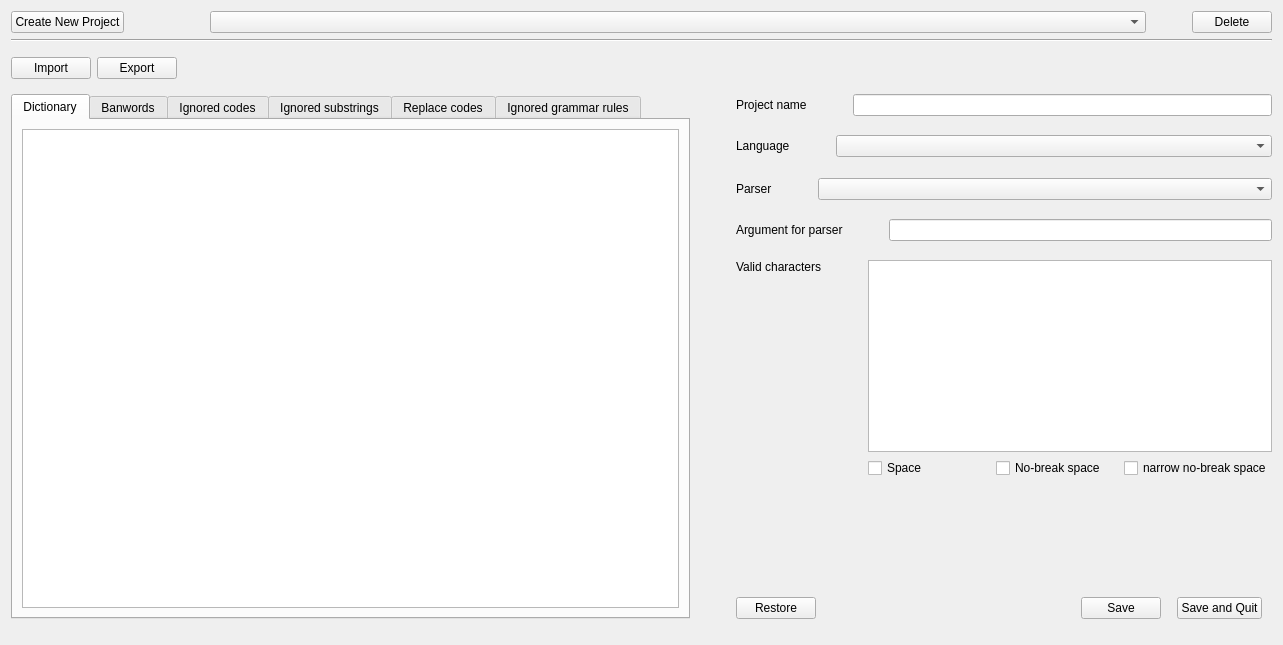
<?xml version="1.0" encoding="UTF-8"?>
<ui version="4.0">
 <class>Dialog_projectManagerView</class>
 <widget class="QDialog" name="Dialog_projectManagerView">
  <property name="geometry">
   <rect>
    <x>0</x>
    <y>0</y>
    <width>1283</width>
    <height>645</height>
   </rect>
  </property>
  <property name="windowTitle">
   <string>Manage Projects</string>
  </property>
  <property name="windowIcon">
   <iconset resource="../resources.qrc">
    <normaloff>:/resources/RawTextCheck.ico</normaloff>:/resources/RawTextCheck.ico</iconset>
  </property>
  <layout class="QGridLayout" name="gridLayout_6">
   <item row="0" column="0">
    <layout class="QVBoxLayout" name="verticalLayout" stretch="0,0,0,1,0">
     <item>
      <layout class="QHBoxLayout" name="horizontalLayout_project" stretch="0,0,0,5,0,0">
       <item>
        <widget class="QPushButton" name="pushButton_createProject">
         <property name="text">
          <string>Create New Project</string>
         </property>
         <property name="autoDefault">
          <bool>false</bool>
         </property>
        </widget>
       </item>
       <item>
        <spacer name="horizontalSpacer_project_1">
         <property name="orientation">
          <enum>Qt::Horizontal</enum>
         </property>
         <property name="sizeHint" stdset="0">
          <size>
           <width>40</width>
           <height>20</height>
          </size>
         </property>
        </spacer>
       </item>
       <item>
        <spacer name="horizontalSpacer_project_2">
         <property name="orientation">
          <enum>Qt::Horizontal</enum>
         </property>
         <property name="sizeHint" stdset="0">
          <size>
           <width>40</width>
           <height>20</height>
          </size>
         </property>
        </spacer>
       </item>
       <item>
        <widget class="QComboBox" name="comboBox_project">
         <property name="sizePolicy">
          <sizepolicy hsizetype="Minimum" vsizetype="Fixed">
           <horstretch>0</horstretch>
           <verstretch>0</verstretch>
          </sizepolicy>
         </property>
         <property name="maxVisibleItems">
          <number>15</number>
         </property>
        </widget>
       </item>
       <item>
        <spacer name="horizontalSpacer_project_3">
         <property name="orientation">
          <enum>Qt::Horizontal</enum>
         </property>
         <property name="sizeHint" stdset="0">
          <size>
           <width>40</width>
           <height>20</height>
          </size>
         </property>
        </spacer>
       </item>
       <item>
        <widget class="QPushButton" name="pushButton_deleteProject">
         <property name="text">
          <string>Delete</string>
         </property>
         <property name="autoDefault">
          <bool>false</bool>
         </property>
        </widget>
       </item>
      </layout>
     </item>
     <item>
      <widget class="Line" name="line_main">
       <property name="orientation">
        <enum>Qt::Horizontal</enum>
       </property>
      </widget>
     </item>
     <item>
      <layout class="QHBoxLayout" name="horizontalLayout">
       <item>
        <widget class="QPushButton" name="pushButton_import">
         <property name="text">
          <string>Import</string>
         </property>
         <property name="autoDefault">
          <bool>false</bool>
         </property>
        </widget>
       </item>
       <item>
        <widget class="QPushButton" name="pushButton_export">
         <property name="text">
          <string>Export</string>
         </property>
         <property name="autoDefault">
          <bool>false</bool>
         </property>
        </widget>
       </item>
       <item>
        <spacer name="horizontalSpacer_2">
         <property name="orientation">
          <enum>Qt::Horizontal</enum>
         </property>
         <property name="sizeHint" stdset="0">
          <size>
           <width>40</width>
           <height>20</height>
          </size>
         </property>
        </spacer>
       </item>
       <item>
        <spacer name="verticalSpacer_main_1">
         <property name="orientation">
          <enum>Qt::Vertical</enum>
         </property>
         <property name="sizeHint" stdset="0">
          <size>
           <width>20</width>
           <height>40</height>
          </size>
         </property>
        </spacer>
       </item>
      </layout>
     </item>
     <item>
      <layout class="QHBoxLayout" name="horizontalLayout_parameters" stretch="1,0,0">
       <item>
        <widget class="QTabWidget" name="tabWidget_editArea">
         <property name="sizePolicy">
          <sizepolicy hsizetype="Minimum" vsizetype="Expanding">
           <horstretch>0</horstretch>
           <verstretch>0</verstretch>
          </sizepolicy>
         </property>
         <property name="currentIndex">
          <number>0</number>
         </property>
         <widget class="QWidget" name="tab_1">
          <attribute name="title">
           <string>Dictionary</string>
          </attribute>
          <layout class="QGridLayout" name="gridLayout_5">
           <item row="0" column="0">
            <widget class="DataTableView" name="dataTableView_dictionary">
             <property name="dragDropOverwriteMode">
              <bool>false</bool>
             </property>
             <property name="selectionMode">
              <enum>QAbstractItemView::ExtendedSelection</enum>
             </property>
             <property name="selectionBehavior">
              <enum>QAbstractItemView::SelectItems</enum>
             </property>
             <attribute name="horizontalHeaderVisible">
              <bool>false</bool>
             </attribute>
             <attribute name="horizontalHeaderStretchLastSection">
              <bool>true</bool>
             </attribute>
             <attribute name="verticalHeaderVisible">
              <bool>false</bool>
             </attribute>
            </widget>
           </item>
          </layout>
         </widget>
         <widget class="QWidget" name="tab_2">
          <attribute name="title">
           <string>Banwords</string>
          </attribute>
          <layout class="QGridLayout" name="gridLayout_4">
           <item row="0" column="0">
            <widget class="DataTableView" name="dataTableView_banwords">
             <property name="dragDropOverwriteMode">
              <bool>false</bool>
             </property>
             <property name="selectionMode">
              <enum>QAbstractItemView::ExtendedSelection</enum>
             </property>
             <property name="selectionBehavior">
              <enum>QAbstractItemView::SelectItems</enum>
             </property>
             <attribute name="horizontalHeaderVisible">
              <bool>false</bool>
             </attribute>
             <attribute name="horizontalHeaderStretchLastSection">
              <bool>true</bool>
             </attribute>
             <attribute name="verticalHeaderVisible">
              <bool>false</bool>
             </attribute>
            </widget>
           </item>
          </layout>
         </widget>
         <widget class="QWidget" name="tab_3">
          <attribute name="title">
           <string>Ignored codes</string>
          </attribute>
          <layout class="QGridLayout" name="gridLayout">
           <item row="0" column="0">
            <widget class="DataTableView" name="dataTableView_ignoredCodes">
             <property name="dragDropOverwriteMode">
              <bool>false</bool>
             </property>
             <property name="selectionMode">
              <enum>QAbstractItemView::ExtendedSelection</enum>
             </property>
             <property name="selectionBehavior">
              <enum>QAbstractItemView::SelectRows</enum>
             </property>
             <attribute name="horizontalHeaderStretchLastSection">
              <bool>true</bool>
             </attribute>
             <attribute name="verticalHeaderVisible">
              <bool>false</bool>
             </attribute>
            </widget>
           </item>
          </layout>
         </widget>
         <widget class="QWidget" name="tab_4">
          <attribute name="title">
           <string>Ignored substrings</string>
          </attribute>
          <layout class="QGridLayout" name="gridLayout_3">
           <item row="0" column="0">
            <widget class="DataTableView" name="dataTableView_ignoredSubstrings">
             <property name="dragDropOverwriteMode">
              <bool>false</bool>
             </property>
             <property name="selectionMode">
              <enum>QAbstractItemView::ExtendedSelection</enum>
             </property>
             <property name="selectionBehavior">
              <enum>QAbstractItemView::SelectItems</enum>
             </property>
             <attribute name="horizontalHeaderStretchLastSection">
              <bool>true</bool>
             </attribute>
             <attribute name="verticalHeaderVisible">
              <bool>false</bool>
             </attribute>
            </widget>
           </item>
          </layout>
         </widget>
         <widget class="QWidget" name="tab_5">
          <attribute name="title">
           <string>Replace codes</string>
          </attribute>
          <layout class="QGridLayout" name="gridLayout_7">
           <item row="0" column="0">
            <widget class="DataTableView" name="dataTableView_replaceCodes">
             <property name="dragDropOverwriteMode">
              <bool>false</bool>
             </property>
             <property name="selectionMode">
              <enum>QAbstractItemView::ExtendedSelection</enum>
             </property>
             <property name="selectionBehavior">
              <enum>QAbstractItemView::SelectItems</enum>
             </property>
             <attribute name="horizontalHeaderStretchLastSection">
              <bool>true</bool>
             </attribute>
             <attribute name="verticalHeaderVisible">
              <bool>false</bool>
             </attribute>
            </widget>
           </item>
          </layout>
         </widget>
         <widget class="QWidget" name="tab_6">
          <attribute name="title">
           <string>Ignored grammar rules</string>
          </attribute>
          <layout class="QGridLayout" name="gridLayout_2">
           <item row="0" column="0">
            <widget class="DataTableView" name="dataTableView_rules">
             <property name="dragDropOverwriteMode">
              <bool>false</bool>
             </property>
             <property name="selectionMode">
              <enum>QAbstractItemView::ExtendedSelection</enum>
             </property>
             <property name="selectionBehavior">
              <enum>QAbstractItemView::SelectItems</enum>
             </property>
             <attribute name="horizontalHeaderVisible">
              <bool>false</bool>
             </attribute>
             <attribute name="horizontalHeaderStretchLastSection">
              <bool>true</bool>
             </attribute>
             <attribute name="verticalHeaderVisible">
              <bool>false</bool>
             </attribute>
            </widget>
           </item>
          </layout>
         </widget>
        </widget>
       </item>
       <item>
        <spacer name="horizontalSpacer_validCharacters">
         <property name="orientation">
          <enum>Qt::Horizontal</enum>
         </property>
         <property name="sizeHint" stdset="0">
          <size>
           <width>40</width>
           <height>20</height>
          </size>
         </property>
        </spacer>
       </item>
       <item>
        <layout class="QVBoxLayout" name="verticalLayout_rightPartAndSave">
         <item>
          <layout class="QVBoxLayout" name="verticalLayout_rightPart">
           <item>
            <layout class="QHBoxLayout" name="horizontalLayout_projectName" stretch="1,0,3">
             <property name="sizeConstraint">
              <enum>QLayout::SetMaximumSize</enum>
             </property>
             <item>
              <widget class="QLabel" name="label_projectName">
               <property name="sizePolicy">
                <sizepolicy hsizetype="Maximum" vsizetype="Maximum">
                 <horstretch>0</horstretch>
                 <verstretch>0</verstretch>
                </sizepolicy>
               </property>
               <property name="text">
                <string>Project name</string>
               </property>
               <property name="textInteractionFlags">
                <set>Qt::LinksAccessibleByMouse|Qt::TextSelectableByMouse</set>
               </property>
              </widget>
             </item>
             <item>
              <spacer name="horizontalSpacer">
               <property name="orientation">
                <enum>Qt::Horizontal</enum>
               </property>
               <property name="sizeHint" stdset="0">
                <size>
                 <width>40</width>
                 <height>20</height>
                </size>
               </property>
              </spacer>
             </item>
             <item>
              <widget class="QLineEdit" name="lineEdit_projectName"/>
             </item>
            </layout>
           </item>
           <item>
            <spacer name="verticalSpacer_editAreaForm_1">
             <property name="orientation">
              <enum>Qt::Vertical</enum>
             </property>
             <property name="sizeHint" stdset="0">
              <size>
               <width>536</width>
               <height>13</height>
              </size>
             </property>
            </spacer>
           </item>
           <item>
            <layout class="QHBoxLayout" name="horizontalLayout_language" stretch="1,0,2">
             <property name="sizeConstraint">
              <enum>QLayout::SetMaximumSize</enum>
             </property>
             <item>
              <widget class="QLabel" name="label_language">
               <property name="sizePolicy">
                <sizepolicy hsizetype="Maximum" vsizetype="Maximum">
                 <horstretch>0</horstretch>
                 <verstretch>0</verstretch>
                </sizepolicy>
               </property>
               <property name="text">
                <string>Language</string>
               </property>
               <property name="textInteractionFlags">
                <set>Qt::LinksAccessibleByMouse|Qt::TextSelectableByMouse</set>
               </property>
              </widget>
             </item>
             <item>
              <spacer name="horizontalSpacer_language">
               <property name="orientation">
                <enum>Qt::Horizontal</enum>
               </property>
               <property name="sizeHint" stdset="0">
                <size>
                 <width>40</width>
                 <height>20</height>
                </size>
               </property>
              </spacer>
             </item>
             <item>
              <widget class="QComboBox" name="comboBox_language"/>
             </item>
            </layout>
           </item>
           <item>
            <spacer name="verticalSpacer_editAreaForm_2">
             <property name="orientation">
              <enum>Qt::Vertical</enum>
             </property>
             <property name="sizeHint" stdset="0">
              <size>
               <width>13</width>
               <height>15</height>
              </size>
             </property>
            </spacer>
           </item>
           <item>
            <layout class="QHBoxLayout" name="horizontalLayout_parser" stretch="1,0,3">
             <property name="sizeConstraint">
              <enum>QLayout::SetMaximumSize</enum>
             </property>
             <item>
              <widget class="QLabel" name="label_parser">
               <property name="sizePolicy">
                <sizepolicy hsizetype="Maximum" vsizetype="Maximum">
                 <horstretch>0</horstretch>
                 <verstretch>0</verstretch>
                </sizepolicy>
               </property>
               <property name="text">
                <string>Parser</string>
               </property>
               <property name="wordWrap">
                <bool>true</bool>
               </property>
               <property name="textInteractionFlags">
                <set>Qt::LinksAccessibleByMouse|Qt::TextSelectableByMouse</set>
               </property>
              </widget>
             </item>
             <item>
              <spacer name="horizontalSpacer_parser">
               <property name="orientation">
                <enum>Qt::Horizontal</enum>
               </property>
               <property name="sizeHint" stdset="0">
                <size>
                 <width>40</width>
                 <height>20</height>
                </size>
               </property>
              </spacer>
             </item>
             <item>
              <widget class="QComboBox" name="comboBox_parser"/>
             </item>
            </layout>
           </item>
           <item>
            <spacer name="verticalSpacer_editAreaForm_3">
             <property name="orientation">
              <enum>Qt::Vertical</enum>
             </property>
             <property name="sizeHint" stdset="0">
              <size>
               <width>536</width>
               <height>13</height>
              </size>
             </property>
            </spacer>
           </item>
           <item>
            <layout class="QHBoxLayout" name="horizontalLayout_argParser" stretch="1,0,2">
             <property name="sizeConstraint">
              <enum>QLayout::SetMaximumSize</enum>
             </property>
             <item>
              <widget class="QLabel" name="label_argParser">
               <property name="sizePolicy">
                <sizepolicy hsizetype="Maximum" vsizetype="Maximum">
                 <horstretch>0</horstretch>
                 <verstretch>0</verstretch>
                </sizepolicy>
               </property>
               <property name="text">
                <string>Argument for parser</string>
               </property>
               <property name="textInteractionFlags">
                <set>Qt::LinksAccessibleByMouse|Qt::TextSelectableByMouse</set>
               </property>
              </widget>
             </item>
             <item>
              <spacer name="horizontalSpacer_argParser">
               <property name="orientation">
                <enum>Qt::Horizontal</enum>
               </property>
               <property name="sizeHint" stdset="0">
                <size>
                 <width>40</width>
                 <height>20</height>
                </size>
               </property>
              </spacer>
             </item>
             <item>
              <widget class="QLineEdit" name="lineEdit_argParser"/>
             </item>
            </layout>
           </item>
           <item>
            <spacer name="verticalSpacer_editAreaForm_4">
             <property name="orientation">
              <enum>Qt::Vertical</enum>
             </property>
             <property name="sizeHint" stdset="0">
              <size>
               <width>536</width>
               <height>13</height>
              </size>
             </property>
            </spacer>
           </item>
           <item>
            <layout class="QHBoxLayout" name="horizontalLayout_validCharacters" stretch="0,0,1">
             <item>
              <layout class="QVBoxLayout" name="verticalLayout_validCharacters_1">
               <property name="sizeConstraint">
                <enum>QLayout::SetMaximumSize</enum>
               </property>
               <item>
                <widget class="QLabel" name="label_validCharacters">
                 <property name="sizePolicy">
                  <sizepolicy hsizetype="Maximum" vsizetype="Maximum">
                   <horstretch>0</horstretch>
                   <verstretch>0</verstretch>
                  </sizepolicy>
                 </property>
                 <property name="text">
                  <string>Valid characters</string>
                 </property>
                 <property name="scaledContents">
                  <bool>false</bool>
                 </property>
                 <property name="wordWrap">
                  <bool>true</bool>
                 </property>
                 <property name="textInteractionFlags">
                  <set>Qt::LinksAccessibleByMouse|Qt::TextSelectableByMouse</set>
                 </property>
                </widget>
               </item>
               <item>
                <spacer name="verticalSpacer_validCharacters_1">
                 <property name="orientation">
                  <enum>Qt::Vertical</enum>
                 </property>
                 <property name="sizeHint" stdset="0">
                  <size>
                   <width>20</width>
                   <height>40</height>
                  </size>
                 </property>
                </spacer>
               </item>
              </layout>
             </item>
             <item>
              <spacer name="horizontalSpacer_editArea">
               <property name="orientation">
                <enum>Qt::Horizontal</enum>
               </property>
               <property name="sizeHint" stdset="0">
                <size>
                 <width>40</width>
                 <height>20</height>
                </size>
               </property>
              </spacer>
             </item>
             <item>
              <layout class="QVBoxLayout" name="verticalLayout_validCharacters_2" stretch="0,1">
               <item>
                <widget class="QTextEdit" name="textEdit_validCharacters"/>
               </item>
               <item>
                <layout class="QHBoxLayout" name="horizontalLayout_checkbox_spaces_1">
                 <item>
                  <widget class="QCheckBox" name="checkBox_space">
                   <property name="text">
                    <string>Space</string>
                   </property>
                  </widget>
                 </item>
                 <item>
                  <widget class="QCheckBox" name="checkBox_nobreakSpace">
                   <property name="text">
                    <string>No-break space</string>
                   </property>
                  </widget>
                 </item>
                 <item>
                  <widget class="QCheckBox" name="checkBox_narrowNobreakSpace">
                   <property name="text">
                    <string>narrow no-break space</string>
                   </property>
                  </widget>
                 </item>
                </layout>
               </item>
              </layout>
             </item>
            </layout>
           </item>
           <item>
            <spacer name="verticalSpacer_editAreaForm_5">
             <property name="orientation">
              <enum>Qt::Vertical</enum>
             </property>
             <property name="sizeHint" stdset="0">
              <size>
               <width>536</width>
               <height>13</height>
              </size>
             </property>
            </spacer>
           </item>
          </layout>
         </item>
         <item>
          <spacer name="verticalSpacer_editAreaAndSave">
           <property name="orientation">
            <enum>Qt::Vertical</enum>
           </property>
           <property name="sizeHint" stdset="0">
            <size>
             <width>20</width>
             <height>40</height>
            </size>
           </property>
          </spacer>
         </item>
         <item>
          <layout class="QHBoxLayout" name="horizontalLayout_Save" stretch="0,1,0,0,0,0">
           <item>
            <widget class="QPushButton" name="pushButton_restore">
             <property name="text">
              <string>Restore</string>
             </property>
             <property name="autoDefault">
              <bool>false</bool>
             </property>
            </widget>
           </item>
           <item>
            <spacer name="horizontalSpacer_Save_1">
             <property name="orientation">
              <enum>Qt::Horizontal</enum>
             </property>
             <property name="sizeHint" stdset="0">
              <size>
               <width>40</width>
               <height>20</height>
              </size>
             </property>
            </spacer>
           </item>
           <item>
            <widget class="QPushButton" name="pushButton_save">
             <property name="text">
              <string>Save</string>
             </property>
             <property name="autoDefault">
              <bool>false</bool>
             </property>
            </widget>
           </item>
           <item>
            <spacer name="horizontalSpacer_Save_2">
             <property name="orientation">
              <enum>Qt::Horizontal</enum>
             </property>
             <property name="sizeHint" stdset="0">
              <size>
               <width>10</width>
               <height>20</height>
              </size>
             </property>
            </spacer>
           </item>
           <item>
            <widget class="QPushButton" name="pushButton_saveAndQuit">
             <property name="text">
              <string>Save and Quit</string>
             </property>
             <property name="autoDefault">
              <bool>false</bool>
             </property>
            </widget>
           </item>
           <item>
            <spacer name="horizontalSpacer_Save_3">
             <property name="orientation">
              <enum>Qt::Horizontal</enum>
             </property>
             <property name="sizeHint" stdset="0">
              <size>
               <width>10</width>
               <height>20</height>
              </size>
             </property>
            </spacer>
           </item>
          </layout>
         </item>
        </layout>
       </item>
      </layout>
     </item>
     <item>
      <spacer name="verticalSpacer_main_2">
       <property name="orientation">
        <enum>Qt::Vertical</enum>
       </property>
       <property name="sizeHint" stdset="0">
        <size>
         <width>13</width>
         <height>15</height>
        </size>
       </property>
      </spacer>
     </item>
    </layout>
   </item>
  </layout>
 </widget>
 <customwidgets>
  <customwidget>
   <class>DataTableView</class>
   <extends>QTableView</extends>
   <header>rawtextcheck/ui/widgets/data_tableview.h</header>
  </customwidget>
 </customwidgets>
 <resources>
  <include location="../resources.qrc"/>
 </resources>
 <connections/>
</ui>
